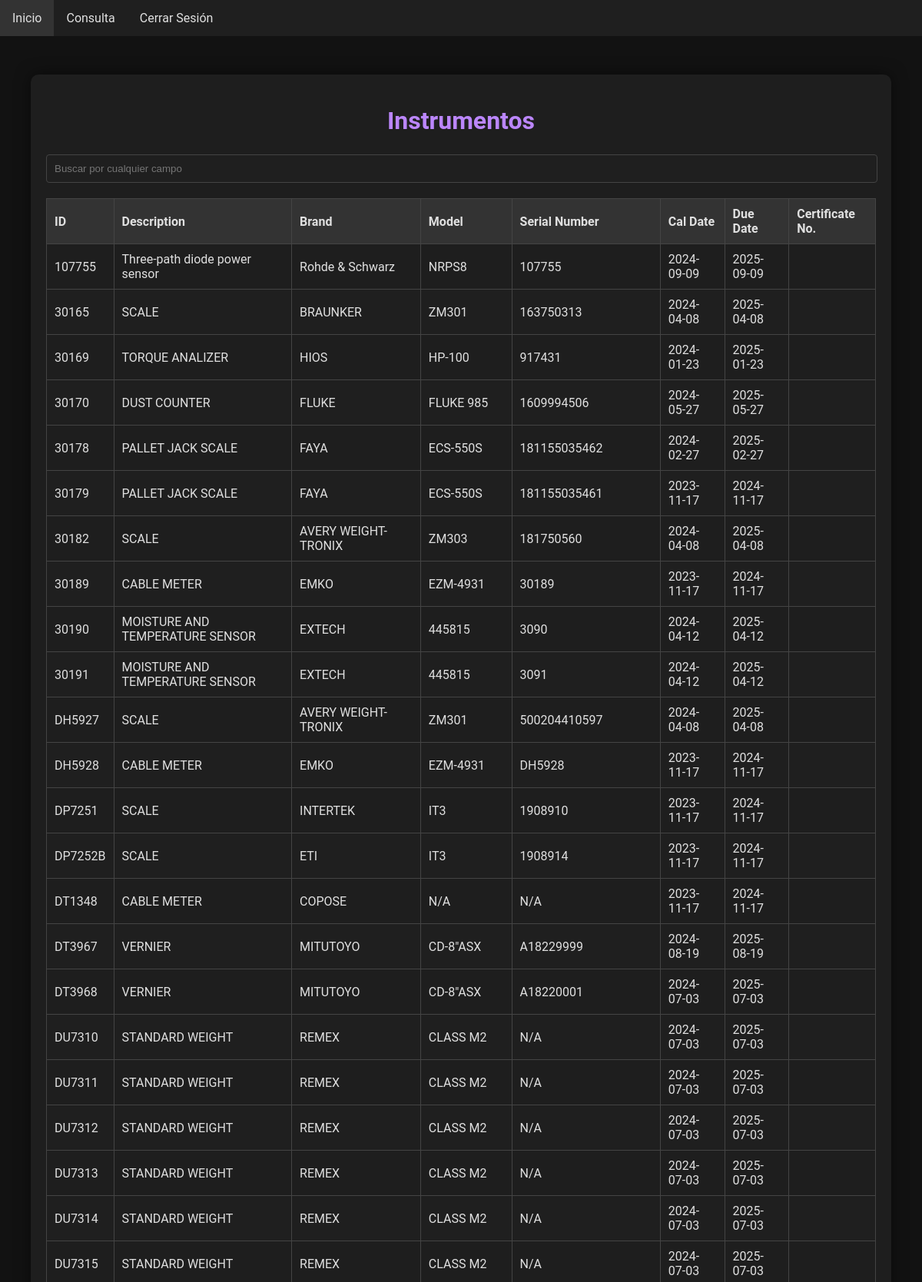
The app's page /view.php (signed in, upper part) with its own data.
### tables this page shows
CREATE TABLE `instruments` (
  `ID` varchar(50) NOT NULL,
  `Picture` varchar(255) DEFAULT NULL,
  `Description` varchar(255) DEFAULT NULL,
  `Brand` varchar(255) DEFAULT NULL,
  `Model` varchar(255) DEFAULT NULL,
  `SerialNumber` varchar(255) DEFAULT NULL,
  `HW_ZL` varchar(255) DEFAULT NULL,
  `CalDate` date DEFAULT NULL,
  `DueDate` date DEFAULT NULL,
  `DaysCounter` int(11) DEFAULT NULL,
  `Status` enum('fuera de calibracion','calibrado','en proceso de calibracion') NOT NULL DEFAULT 'fuera de calibracion',
  `Comments` varchar(255) DEFAULT NULL,
  `PdfPath` varchar(255) DEFAULT NULL
);

### view.php (the view, shortened to what this page needs)
<?php
$conn = getConnection('consulta');
$sql = "SELECT * FROM Instruments";
$result = $conn->query($sql);
?>
<!DOCTYPE html>
<html>
<head>
    <link rel="stylesheet" type="text/css" href="styles.css">
</head>
<body>
    <?php include 'menu.php'; ?>
    <div class="container">
        <h1>Instrumentos</h1>
        <input type="text" id="searchInput" onkeyup="filterTable()" placeholder="Buscar por cualquier campo">
        <table id="instrumentsTable">
            <thead>
                <tr>
                    <th onclick="sortTable(0)">ID</th>
                    <th onclick="sortTable(1)">Description</th>
                    <th onclick="sortTable(2)">Brand</th>
                    <th onclick="sortTable(3)">Model</th>
                    <th onclick="sortTable(4)">Serial Number</th>
                    <th onclick="sortTable(5)">Cal Date</th>
                    <th onclick="sortTable(6)">Due Date</th>
                    <th onclick="sortTable(7)">Certificate No.</th>
                </tr>
            </thead>
            <tbody>
            <?php while($row = $result->fetch_assoc()) { ?>
                <tr>
                    <td><?php echo htmlspecialchars($row['ID']); ?></td>
                    <td><?php echo htmlspecialchars($row['Description']); ?></td>
                    <td><?php echo htmlspecialchars($row['Brand']); ?></td>
                    <td><?php echo htmlspecialchars($row['Model']); ?></td>
                    <td><?php echo htmlspecialchars($row['SerialNumber']); ?></td>
                    <td><?php echo htmlspecialchars($row['CalDate']); ?></td>
                    <td><?php echo htmlspecialchars($row['DueDate']); ?></td>
                    <td><?php echo htmlspecialchars($row['CertificateNo']); ?></td>
                </tr>
            <?php } ?>
            </tbody>
        </table>
    </div>
</body>
</html>

### styles.css (style rules this page uses)
body { font-family: 'Roboto', sans-serif; background-color: #121212; color: #e0e0e0; margin: 0; padding: 0; }
.container { width: 90%; max-width: 1200px; margin: 50px auto; background-color: #1e1e1e; padding: 20px; border-radius: 10px; box-shadow: 0 0 20px rgba(0, 0, 0, 0.5); }
h1 { text-align: center; margin-bottom: 20px; color: #bb86fc; }
input[type="text"], input[type="date"], textarea { width: calc(100% - 20px); padding: 10px; margin-top: 5px; border: 1px solid #444; border-radius: 4px; background-color: #1f1f1f; color: #e0e0e0; }
table { width: 100%; border-collapse: collapse; margin: 20px 0; }
th, td { border: 1px solid #444; padding: 10px; text-align: left; }
th { background-color: #333; cursor: pointer; transition: background-color 0.3s; }
tr:nth-child(even) { background-color: #1f1f1f; }

### records on screen
instruments: ID "107755", Description "Three-path diode power sensor", Brand "Rohde & Schwarz", Model "NRPS8", SerialNumber "107755", CalDate "2024-09-09", DueDate "2025-09-09"
instruments: ID "30165", Description "SCALE", Brand "BRAUNKER", Model "ZM301", SerialNumber "163750313", CalDate "2024-04-08", DueDate "2025-04-08"
instruments: ID "30169", Description "TORQUE ANALIZER", Brand "HIOS", Model "HP-100", SerialNumber "917431", CalDate "2024-01-23", DueDate "2025-01-23"
instruments: ID "30170", Description "DUST COUNTER", Brand "FLUKE", Model "FLUKE 985", SerialNumber "1609994506", CalDate "2024-05-27", DueDate "2025-05-27"
instruments: ID "30178", Description "PALLET JACK SCALE", Brand "FAYA", Model "ECS-550S", SerialNumber "181155035462", CalDate "2024-02-27", DueDate "2025-02-27"
instruments: ID "30179", Description "PALLET JACK SCALE", Brand "FAYA", Model "ECS-550S", SerialNumber "181155035461", CalDate "2023-11-17", DueDate "2024-11-17"
instruments: ID "30182", Description "SCALE", Brand "AVERY WEIGHT-TRONIX", Model "ZM303", SerialNumber "181750560", CalDate "2024-04-08", DueDate "2025-04-08"
instruments: ID "30189", Description "CABLE METER", Brand "EMKO", Model "EZM-4931", SerialNumber "30189", CalDate "2023-11-17", DueDate "2024-11-17"
instruments: ID "30190", Description "MOISTURE AND TEMPERATURE SENSOR", Brand "EXTECH", Model "445815", SerialNumber "3090", CalDate "2024-04-12", DueDate "2025-04-12"
instruments: ID "30191", Description "MOISTURE AND TEMPERATURE SENSOR", Brand "EXTECH", Model "445815", SerialNumber "3091", CalDate "2024-04-12", DueDate "2025-04-12"
instruments: ID "DH5927", Description "SCALE", Brand "AVERY WEIGHT-TRONIX", Model "ZM301", SerialNumber "500204410597", CalDate "2024-04-08", DueDate "2025-04-08"
instruments: ID "DH5928", Description "CABLE METER", Brand "EMKO", Model "EZM-4931", SerialNumber "DH5928", CalDate "2023-11-17", DueDate "2024-11-17"
instruments: ID "DP7251", Description "SCALE", Brand "INTERTEK", Model "IT3", SerialNumber "1908910", CalDate "2023-11-17", DueDate "2024-11-17"
instruments: ID "DP7252B", Description "SCALE", Brand "ETI", Model "IT3", SerialNumber "1908914", CalDate "2023-11-17", DueDate "2024-11-17"
instruments: ID "DT1348", Description "CABLE METER", Brand "COPOSE", Model "N/A", SerialNumber "N/A", CalDate "2023-11-17", DueDate "2024-11-17"
instruments: ID "DT3967", Description "VERNIER", Brand "MITUTOYO", Model "CD-8\"ASX", SerialNumber "A18229999", CalDate "2024-08-19", DueDate "2025-08-19"
instruments: ID "DT3968", Description "VERNIER", Brand "MITUTOYO", Model "CD-8\"ASX", SerialNumber "A18220001", CalDate "2024-07-03", DueDate "2025-07-03"
instruments: ID "DU7310", Description "STANDARD WEIGHT", Brand "REMEX", Model "CLASS M2", SerialNumber "N/A", CalDate "2024-07-03", DueDate "2025-07-03"
instruments: ID "DU7311", Description "STANDARD WEIGHT", Brand "REMEX", Model "CLASS M2", SerialNumber "N/A", CalDate "2024-07-03", DueDate "2025-07-03"
instruments: ID "DU7312", Description "STANDARD WEIGHT", Brand "REMEX", Model "CLASS M2", SerialNumber "N/A", CalDate "2024-07-03", DueDate "2025-07-03"
instruments: ID "DU7313", Description "STANDARD WEIGHT", Brand "REMEX", Model "CLASS M2", SerialNumber "N/A", CalDate "2024-07-03", DueDate "2025-07-03"
instruments: ID "DU7314", Description "STANDARD WEIGHT", Brand "REMEX", Model "CLASS M2", SerialNumber "N/A", CalDate "2024-07-03", DueDate "2025-07-03"
instruments: ID "DU7315", Description "STANDARD WEIGHT", Brand "REMEX", Model "CLASS M2", SerialNumber "N/A", CalDate "2024-07-03", DueDate "2025-07-03"
